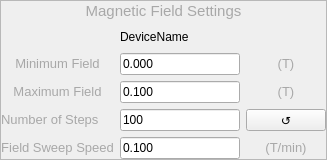
   <widget class="QFrame" name="frame">
    <property name="geometry">
     <rect>
      <x>640</x>
      <y>40</y>
      <width>327</width>
      <height>149</height>
     </rect>
    </property>
    <property name="styleSheet">
     <string notr="true">#frame{
border:1px solid rgb(168,168,168)
}</string>
    </property>
    <property name="frameShape">
     <enum>QFrame::StyledPanel</enum>
    </property>
    <property name="frameShadow">
     <enum>QFrame::Raised</enum>
    </property>
    <layout class="QVBoxLayout" name="verticalLayout">
     <property name="leftMargin">
      <number>0</number>
     </property>
     <property name="topMargin">
      <number>0</number>
     </property>
     <property name="rightMargin">
      <number>0</number>
     </property>
     <property name="bottomMargin">
      <number>0</number>
     </property>
     <item>
      <layout class="QGridLayout" name="Layout_MagneticFieldSettings" rowstretch="0,0,0,0,0,0">
       <item row="3" column="0">
        <widget class="QLabel" name="Label_MainMagneticFieldSetting_MaximumField">
         <property name="minimumSize">
          <size>
           <width>110</width>
           <height>20</height>
          </size>
         </property>
         <property name="text">
          <string>&lt;html&gt;&lt;head/&gt;&lt;body&gt;&lt;p&gt;&lt;span style=&quot; font-size:10pt; color:#a8a8a8;&quot;&gt;Maximum Field&lt;/span&gt;&lt;/p&gt;&lt;/body&gt;&lt;/html&gt;</string>
         </property>
         <property name="alignment">
          <set>Qt::AlignCenter</set>
         </property>
        </widget>
       </item>
       <item row="5" column="2">
        <widget class="QLabel" name="label_14">
         <property name="minimumSize">
          <size>
           <width>50</width>
           <height>20</height>
          </size>
         </property>
         <property name="text">
          <string>&lt;html&gt;&lt;head/&gt;&lt;body&gt;&lt;p&gt;&lt;span style=&quot; font-size:10pt; color:#a8a8a8;&quot;&gt;(T/min)&lt;/span&gt;&lt;/p&gt;&lt;/body&gt;&lt;/html&gt;</string>
         </property>
         <property name="alignment">
          <set>Qt::AlignCenter</set>
         </property>
        </widget>
       </item>
       <item row="0" column="0" colspan="3">
        <widget class="QLabel" name="Label_MainMagneticFieldSetting">
         <property name="minimumSize">
          <size>
           <width>150</width>
           <height>20</height>
          </size>
         </property>
         <property name="text">
          <string>&lt;html&gt;&lt;head/&gt;&lt;body&gt;&lt;p&gt;&lt;span style=&quot; font-size:11pt; color:#a8a8a8;&quot;&gt;Magnetic Field Settings&lt;/span&gt;&lt;/p&gt;&lt;/body&gt;&lt;/html&gt;</string>
         </property>
         <property name="alignment">
          <set>Qt::AlignCenter</set>
         </property>
        </widget>
       </item>
       <item row="3" column="2">
        <widget class="QLabel" name="label_11">
         <property name="minimumSize">
          <size>
           <width>20</width>
           <height>20</height>
          </size>
         </property>
         <property name="text">
          <string>&lt;html&gt;&lt;head/&gt;&lt;body&gt;&lt;p&gt;&lt;span style=&quot; font-size:10pt; color:#a8a8a8;&quot;&gt;(T)&lt;/span&gt;&lt;/p&gt;&lt;/body&gt;&lt;/html&gt;</string>
         </property>
         <property name="alignment">
          <set>Qt::AlignCenter</set>
         </property>
        </widget>
       </item>
       <item row="4" column="2">
        <widget class="QPushButton" name="PushButton_MainMagneticFieldSetting_NoSmTpTSwitch">
         <property name="minimumSize">
          <size>
           <width>20</width>
           <height>20</height>
          </size>
         </property>
         <property name="focusPolicy">
          <enum>Qt::NoFocus</enum>
         </property>
         <property name="toolTip">
          <string>Toggle Field Steps/Increment</string>
         </property>
         <property name="text">
          <string>↺</string>
         </property>
        </widget>
       </item>
       <item row="3" column="1">
        <widget class="QLineEdit" name="Lineedit_MainMagneticFieldSetting_MaximumField">
         <property name="text">
          <string>0.100</string>
         </property>
         <property name="alignment">
          <set>Qt::AlignLeading|Qt::AlignLeft|Qt::AlignVCenter</set>
         </property>
         <property name="placeholderText">
          <string>0.0</string>
         </property>
        </widget>
       </item>
       <item row="4" column="0">
        <widget class="QLabel" name="Label_MainMagneticFieldSetting_NumberofSteps">
         <property name="minimumSize">
          <size>
           <width>110</width>
           <height>20</height>
          </size>
         </property>
         <property name="text">
          <string>&lt;html&gt;&lt;head/&gt;&lt;body&gt;&lt;p&gt;&lt;span style=&quot; font-size:10pt; color:#a8a8a8;&quot;&gt;Number of Steps&lt;/span&gt;&lt;/p&gt;&lt;/body&gt;&lt;/html&gt;</string>
         </property>
         <property name="alignment">
          <set>Qt::AlignLeading|Qt::AlignLeft|Qt::AlignVCenter</set>
         </property>
        </widget>
       </item>
       <item row="5" column="1">
        <widget class="QLineEdit" name="Lineedit_MainMagneticFieldSetting_FieldSweepSpeed">
         <property name="text">
          <string>0.100</string>
         </property>
         <property name="alignment">
          <set>Qt::AlignLeading|Qt::AlignLeft|Qt::AlignVCenter</set>
         </property>
         <property name="placeholderText">
          <string>0.0</string>
         </property>
        </widget>
       </item>
       <item row="4" column="1">
        <widget class="QLineEdit" name="Lineedit_MainMagneticFieldSetting_NumberofstepsandMilifieldperTesla">
         <property name="focusPolicy">
          <enum>Qt::StrongFocus</enum>
         </property>
         <property name="text">
          <string>100</string>
         </property>
         <property name="frame">
          <bool>true</bool>
         </property>
         <property name="cursorPosition">
          <number>3</number>
         </property>
         <property name="alignment">
          <set>Qt::AlignLeading|Qt::AlignLeft|Qt::AlignVCenter</set>
         </property>
         <property name="placeholderText">
          <string>0.0</string>
         </property>
        </widget>
       </item>
       <item row="5" column="0">
        <widget class="QLabel" name="Label_MainMagneticFieldSetting_FieldSweepSpeed">
         <property name="minimumSize">
          <size>
           <width>110</width>
           <height>20</height>
          </size>
         </property>
         <property name="text">
          <string>&lt;html&gt;&lt;head/&gt;&lt;body&gt;&lt;p&gt;&lt;span style=&quot; font-size:10pt; color:#a8a8a8;&quot;&gt;Field Sweep Speed&lt;/span&gt;&lt;/p&gt;&lt;/body&gt;&lt;/html&gt;</string>
         </property>
         <property name="alignment">
          <set>Qt::AlignCenter</set>
         </property>
        </widget>
       </item>
       <item row="2" column="0">
        <widget class="QLabel" name="Label_MainMagneticFieldSetting_MinimumField">
         <property name="minimumSize">
          <size>
           <width>110</width>
           <height>20</height>
          </size>
         </property>
         <property name="text">
          <string>&lt;html&gt;&lt;head/&gt;&lt;body&gt;&lt;p&gt;&lt;span style=&quot; font-size:10pt; color:#a8a8a8;&quot;&gt;Minimum Field&lt;/span&gt;&lt;/p&gt;&lt;/body&gt;&lt;/html&gt;</string>
         </property>
         <property name="alignment">
          <set>Qt::AlignCenter</set>
         </property>
        </widget>
       </item>
       <item row="2" column="2">
        <widget class="QLabel" name="label_12">
         <property name="minimumSize">
          <size>
           <width>20</width>
           <height>20</height>
          </size>
         </property>
         <property name="text">
          <string>&lt;html&gt;&lt;head/&gt;&lt;body&gt;&lt;p&gt;&lt;span style=&quot; font-size:10pt; color:#a8a8a8;&quot;&gt;(T)&lt;/span&gt;&lt;/p&gt;&lt;/body&gt;&lt;/html&gt;</string>
         </property>
         <property name="alignment">
          <set>Qt::AlignCenter</set>
         </property>
        </widget>
       </item>
       <item row="2" column="1">
        <widget class="QLineEdit" name="Lineedit_MainMagneticFieldSetting_MinimumField">
         <property name="text">
          <string>0.000</string>
         </property>
         <property name="alignment">
          <set>Qt::AlignLeading|Qt::AlignLeft|Qt::AlignVCenter</set>
         </property>
         <property name="placeholderText">
          <string>0.0</string>
         </property>
        </widget>
       </item>
       <item row="1" column="1">
        <widget class="QLabel" name="label_ImageNum_2">
         <property name="minimumSize">
          <size>
           <width>60</width>
           <height>20</height>
          </size>
         </property>
         <property name="styleSheet">
          <string notr="true">#label_ImageNum{
color: rgb(168, 168, 168)
}</string>
         </property>
         <property name="text">
          <string>DeviceName</string>
         </property>
        </widget>
       </item>
      </layout>
     </item>
    </layout>
   </widget>
